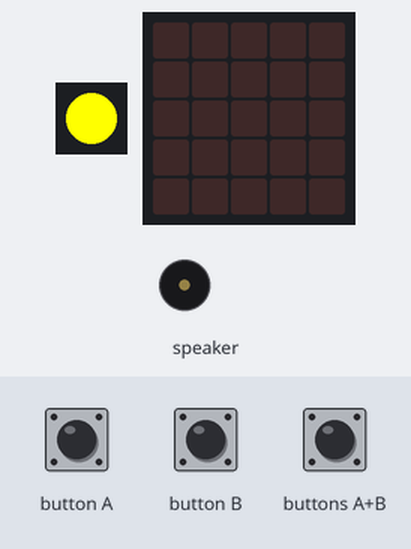
A program run on a simulated Calliope mini (MakeCode). On the bench: 1 RGB LEDs in strip order, left to right, the board's 5×5 LED display, buzzer (waves = sounding). The test bench sets the inputs (shaded band).

Above: at 2.6 s.
2.7 s: button B pressed for 0.15 s
At 4.9 s:
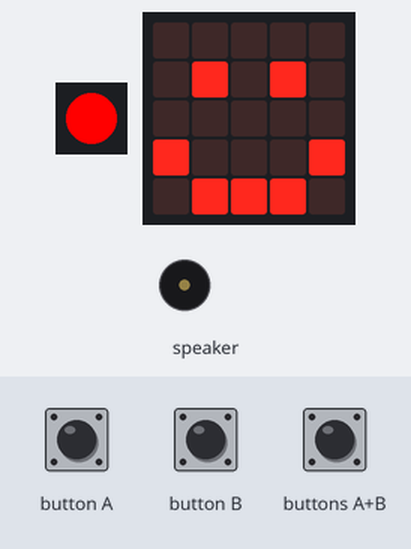
5.8 s: button A pressed for 0.15 s
At 6.4 s:
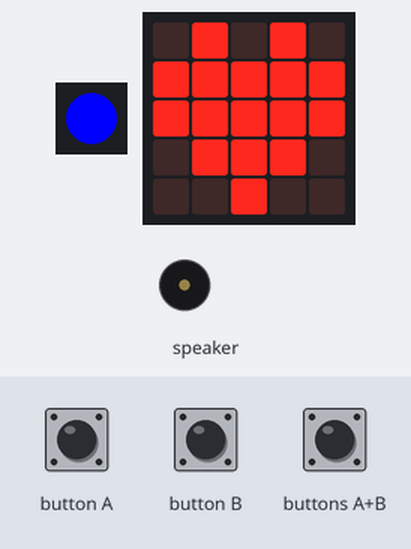
8.9 s: buttons A+B pressed for 0.15 s
At 10.7 s:
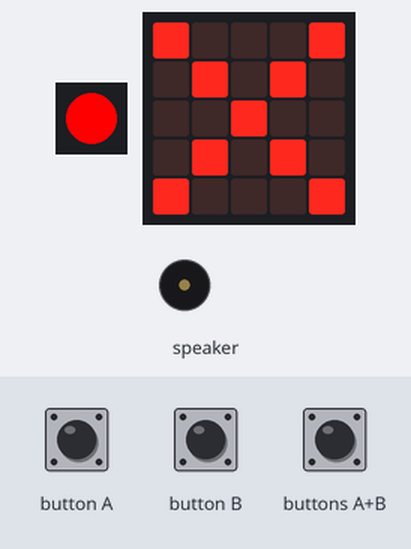
12.0 s: button B pressed for 0.15 s
At 14.8 s:
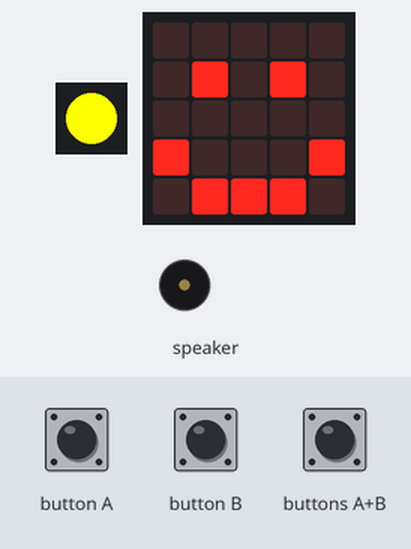
15.1 s: button B pressed for 0.15 s
At 16.4 s:
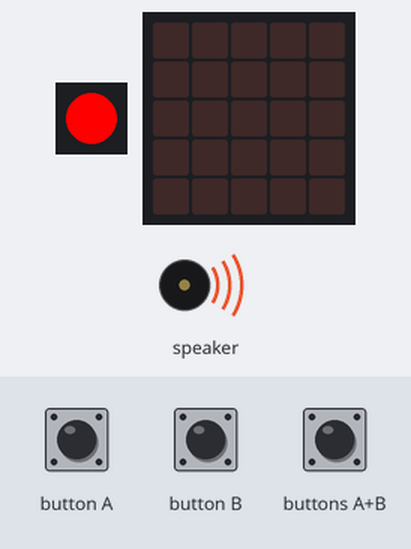
18.1 s: buttons A+B pressed for 1 s
At 20.5 s:
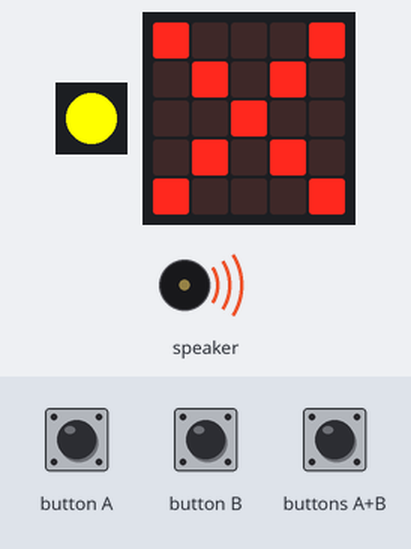
Timing chart, 0 to 22.5 s (numbered marks = the images above; inputs shaded):
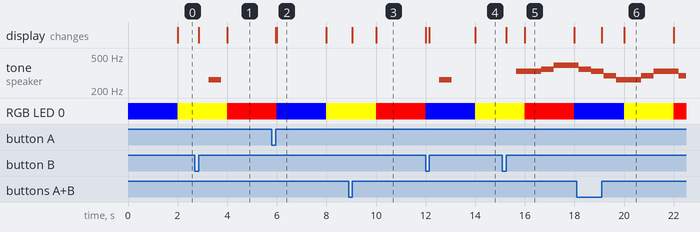

Measured:
- after the input at 2.7 s, tone on speaker: silent → 262 Hz after 0.55 s, → silent 0.50 s later; the display: first changes after 0.15 s (image 1 shows a later state)
- after the input at 5.8 s, the display: first changes after 0.15 s (image 2 shows a later state)
- after the input at 8.9 s, the display: first changes after 0.15 s (image 3 shows a later state)
- after the input at 12.0 s, tone on speaker: silent → 262 Hz after 0.55 s, → silent 0.50 s later; the display: first differs from a run without the input after 0.15 s (image 4 shows a later state)
- after the input at 15.1 s, tone on speaker: silent → 330 Hz after 0.55 s, → 349 Hz 1.0 s later, → 392 Hz 0.51 s later; the display: first changes after 0.15 s (image 5 shows a later state)
- after the input at 18.1 s, the display: first changes after 1.0 s (image 6 shows a later state)
- what the display in image 2 shows lasts 2.0 s, from 6.0 s to 8.0 s

The program:

main.ts
```typescript
input.onButtonEvent(Button.A, input.buttonEventClick(), function () {
    if (LEDvonKnopfAAusist) {
        // LED an auf false setzen funktioniert nicht weil dann im Loop das nicht erkannt wird warum auch immer das so ist
        LEDvonKnopfAAusist = false
        LEDvonKnopfBAusist = true
        basic.showLeds(`
            . # . # .
            # # # # #
            # # # # #
            . # # # .
            . . # . .
            `)
    } else {
        // LED an auf false setzen funktioniert nicht weil dann im Loop das nicht erkannt wird warum auch immer das so ist
        LEDvonKnopfAAusist = true
        basic.showLeds(`
            . . . . .
            . . . . .
            . . . . .
            . . . . .
            . . . . .
            `)
    }
})
input.onButtonEvent(Button.AB, input.buttonEventClick(), function () {
    LEDvonKnopfBAusist = true
    LEDvonKnopfAAusist = true
    if (input.isGesture(Gesture.LogoUp)) {
        basic.showLeds(`
            . . # . .
            . . # . .
            # . # . #
            . # # # .
            . . # . .
            `)
    } else if (input.isGesture(Gesture.LogoDown)) {
        basic.showLeds(`
            . . # . .
            . # # # .
            # . # . #
            . . # . .
            . . # . .
            `)
    } else if (input.isGesture(Gesture.TiltLeft)) {
        basic.showLeds(`
            . . # . .
            . # . . .
            # # # # #
            . # . . .
            . . # . .
            `)
    } else if (input.isGesture(Gesture.TiltRight)) {
        basic.showLeds(`
            . . # . .
            . . . # .
            # # # # #
            . . . # .
            . . # . .
            `)
    } else {
        basic.showLeds(`
            # . . . #
            . # . # .
            . . # . .
            . # . # .
            # . . . #
            `)
    }
})
input.onButtonEvent(Button.B, input.buttonEventClick(), function () {
    if (LEDvonKnopfBAusist) {
        LEDvonKnopfBAusist = false
        LEDvonKnopfAAusist = true
        basic.showLeds(`
            . . . . .
            . # . # .
            . . . . .
            # . . . #
            . # # # .
            `)
        music.playTone(262, music.beat(BeatFraction.Whole))
    } else {
        LEDvonKnopfBAusist = true
        basic.showLeds(`
            . . . . .
            . . . . .
            . . . . .
            . . . . .
            . . . . .
            `)
        music.playMelody("E E F G G F E D ", 120)
        music.playMelody("C C D E E D D - ", 120)
    }
})
let LEDvonKnopfAAusist = false
let LEDvonKnopfBAusist = false
LEDvonKnopfBAusist = true
// LED an auf false setzen funktioniert nicht weil dann im Loop das nicht erkannt wird warum auch immer das so ist
LEDvonKnopfAAusist = true
while (true) {
    basic.setLedColor(0x0000ff)
    basic.pause(2000)
    basic.setLedColor(0xffff00)
    basic.pause(2000)
    basic.setLedColor(0xff0000)
    basic.pause(2000)
}
```

test.ts
```typescript
// Hier kann man Tests durchführen; diese Datei wird nicht kompiliert, wenn dieses Paket als Erweiterung verwendet wird.
```
